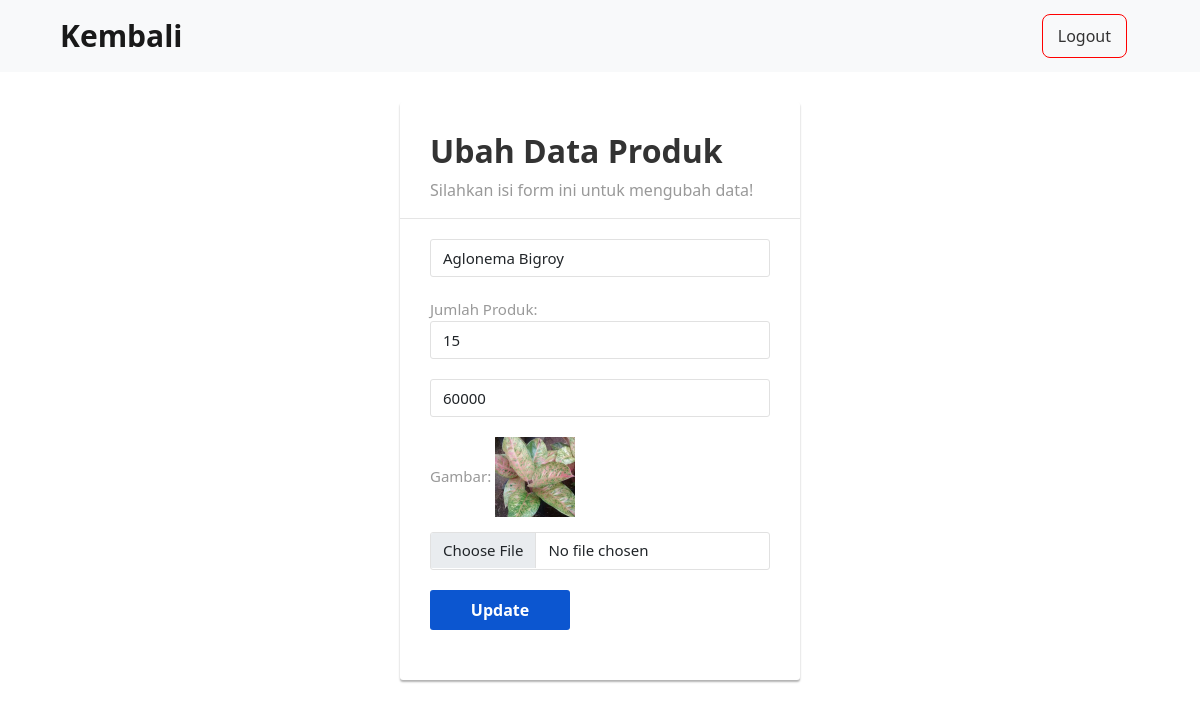
The app's page /barang/ubahBarang.php?id=2 (signed in) with its own data.
### tables this page shows
CREATE TABLE `barang` (
  `kode_barang` int(11) NOT NULL,
  `nama` varchar(50) NOT NULL,
  `harga` int(11) NOT NULL,
  `gambar` varchar(255) NOT NULL,
  `jml_stok` int(11) NOT NULL
);

### functions.php (called while the page is built, shortened)
<?php
$conn = mysqli_connect("localhost", "root", "", "uts_12415");
function query($query) {
    global $conn;
    $result = mysqli_query($conn, $query);
    $rows = [];
    while ($row = mysqli_fetch_assoc($result)) {
        $rows[] = $row;
    }
    return $rows;
}

### barang/ubahBarang.php (the view, shortened to what this page needs)
<?php
    require '../functions.php';
    $id = $_GET["id"];
    $brg = query("SELECT * FROM barang WHERE kode_barang = $id")[0];
?>
<!DOCTYPE html>
<html lang="en">
<head>
    <link href="https://cdn.jsdelivr.net/npm/bootstrap@5.0.2/dist/css/bootstrap.min.css" rel="stylesheet">
</head>
<body>
    <nav class="navbar navbar-light bg-light">
        <div class="container-fluid">
            <h1><a class="navbar-brand mb-0 h1 px-5" style="font-size: 30px" href="produk.php"><b>Kembali</b></a></h1>
            <button class="btn me-5"><a href="../logout.php" class="btn-logout" style="color: #333; font-size: 16px; text-decoration:none; border: 1px solid red; padding: 10px 15px; border-radius: 8px;">Logout</a></button>
        </div>
    </nav>
    <div class="container addProduk-form">
        <form action="" method="POST" enctype="multipart/form-data">
            <h2>Ubah Data Produk</h2>
            <p>Silahkan isi form ini untuk mengubah data!</p>
            <hr>
            <div class="form-group">
                <div class="input-group">
                    <input type="text" class="form-control" name="nama_produk" required="required" value="<?= $brg["nama"]; ?>">
                </div>
            </div>
            <div class="form-group">
                <label for="jumlah">Jumlah Produk: </label>
                <div class="input-group">
                    <input type="number" class="form-control" name="jumlah" required="required" min="1" id="jumlah" value="<?= $brg["jml_stok"]; ?>">
                </div>
            </div>
            <div class="form-group">
                <div class="input-group">
                    <input type="number" class="form-control" name="harga" required="required" value="<?= $brg["harga"]; ?>">
                </div>
            </div>
            <div class="form-group">
                <label for="gambar_produk">Gambar: </label>
                <img src="./imgBarang/<?= $brg["gambar"];?>" width="80px">
                <div class="input-group" style="margin-top: 15px;">
                    <input type="file" class="form-control" name="gambar_produk" id="gambar">
                </div>
            </div>
            <div class="form-group">
                <button type="submit" class="btn btn-primary btn-lg" name="submit">Update</button>
            </div>
        </form>
    </div>
</body>
</html>

### barang/ubahBarang.php (style rules this page uses)
.form-control { font-size: 15px; }
.form-control, .form-control:focus, .input-group-text { border-color: #e1e1e1; }
.form-control, .btn { border-radius: 3px; }
.addProduk-form { width: 400px; margin: 0 auto; padding: 30px 0; }
.addProduk-form form { color: #999; border-radius: 3px; margin-bottom: 15px; background: #fff; box-shadow: 0px 2px 2px rgba(0, 0, 0, 0.3); padding: 30px; }
.addProduk-form h2 { color: #333; font-weight: bold; margin-top: 0; }
.addProduk-form hr { margin: 0 -30px 20px; }
.addProduk-form .form-group { margin-bottom: 20px; }
.addProduk-form label { font-weight: normal; font-size: 15px; }
.addProduk-form .form-control { min-height: 38px; box-shadow: none !important; }
.addProduk-form .btn, .addProduk-form .btn:active { font-size: 16px; font-weight: bold; background: #0C56D0 !important; border: none; min-width: 140px; }

### records on screen
barang: nama_produk "Aglonema Bigroy", jumlah "15", harga "60000", gambar (picture)
